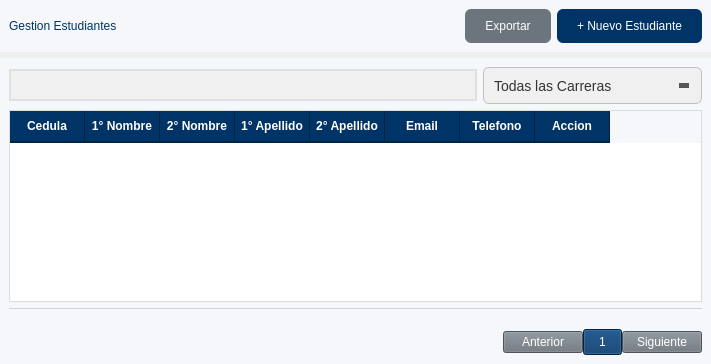
            <widget class="QWidget" name="gestion">
             <property name="styleSheet">
              <string notr="true">QFrame{
	background-color: rgb(245, 247, 250);
	border:none;
}</string>
             </property>
             <layout class="QVBoxLayout" name="verticalLayout_6" stretch="1,12">
              <property name="leftMargin">
               <number>0</number>
              </property>
              <property name="topMargin">
               <number>0</number>
              </property>
              <property name="rightMargin">
               <number>0</number>
              </property>
              <property name="bottomMargin">
               <number>0</number>
              </property>
              <item>
               <widget class="QFrame" name="frame_26">
                <property name="styleSheet">
                 <string notr="true">QPushButton{
	border-radius: 6px;
	font: 700 10pt &quot;Segoe UI&quot;;
	padding: 10px 20px;
}</string>
                </property>
                <property name="frameShape">
                 <enum>QFrame::Shape::StyledPanel</enum>
                </property>
                <property name="frameShadow">
                 <enum>QFrame::Shadow::Raised</enum>
                </property>
                <layout class="QHBoxLayout" name="horizontalLayout_4">
                 <item>
                  <widget class="QLabel" name="label_27">
                   <property name="styleSheet">
                    <string notr="true">color: rgb(0, 51, 102);
font: 800 16pt &quot;Segoe UI&quot;;</string>
                   </property>
                   <property name="text">
                    <string>Gestion Estudiantes</string>
                   </property>
                  </widget>
                 </item>
                 <item>
                  <spacer name="horizontalSpacer_8">
                   <property name="orientation">
                    <enum>Qt::Orientation::Horizontal</enum>
                   </property>
                   <property name="sizeHint" stdset="0">
                    <size>
                     <width>342</width>
                     <height>20</height>
                    </size>
                   </property>
                  </spacer>
                 </item>
                 <item>
                  <widget class="QPushButton" name="btnExportar">
                   <property name="styleSheet">
                    <string notr="true">background-color: #6c757d;
            color: white;</string>
                   </property>
                   <property name="text">
                    <string>Exportar</string>
                   </property>
                  </widget>
                 </item>
                 <item>
                  <widget class="QPushButton" name="nuevostudentButton">
                   <property name="styleSheet">
                    <string notr="true">background-color: #003366;
            color: white;</string>
                   </property>
                   <property name="text">
                    <string>+ Nuevo Estudiante</string>
                   </property>
                  </widget>
                 </item>
                </layout>
               </widget>
              </item>
              <item>
               <widget class="QFrame" name="frame_TablaStudent">
                <property name="styleSheet">
                 <string notr="true">QComboBox {
    background-color: #f0f0f0;
    border: 1px solid #c0c0c0;
    border-radius: 6px;
    padding: 5px 10px;
    padding-right: 30px; /* Espacio para la flecha */
    font-size: 14px;
    color: #333333;
    min-height: 25px;
}

/* Estado Hover (al pasar el mouse) */
QComboBox:hover {
    background-color: #ffffff;
    border: 1px solid #0078d7; /* Azul moderno */
}

/* Estado cuando el menú está abierto */
QComboBox:on {
	color:#333333;
    border-bottom-left-radius: 0px;
    border-bottom-right-radius: 0px;
    background-color: #ffffff;
}

/* 2. Área del botón de la flecha */
QComboBox::drop-down {
    subcontrol-origin: padding;
    subcontrol-position: top right;
    width: 30px;
    border-left-width: 0px; /* Sin linea divisoria */
    border-top-right-radius: 6px;
    border-bottom-right-radius: 6px;
    background-color: transparent; 
}

/* Solución alternativa si no tienes icono (dibuja una flecha simple con estilo nativo) */
QComboBox::down-arrow {
    width: 0; 
    height: 0; 
    border-left: 5px solid transparent;
    border-right: 5px solid transparent;
    border-top: 5px solid #555; /* Color de la flecha */
    margin-right: 5px;
}

/* 4. La lista desplegable (Popup) */
QComboBox QAbstractItemView {
	color:#333333;
    background-color: #ffffff;
    border: 1px solid #c0c0c0;
    selection-background-color: #0078d7; /* Color de selección azul */
    selection-color: #ffffff;
    outline: 0; /* Quita la línea punteada al seleccionar */
    border-radius: 0px 0px 6px 6px;
}</string>
                </property>
                <property name="frameShape">
                 <enum>QFrame::Shape::StyledPanel</enum>
                </property>
                <property name="frameShadow">
                 <enum>QFrame::Shadow::Raised</enum>
                </property>
                <layout class="QVBoxLayout" name="verticalLayout_18" stretch="1,20,1,1">
                 <item>
                  <layout class="QHBoxLayout" name="horizontalLayout_22">
                   <item>
                    <widget class="QLineEdit" name="searchStudent">
                     <property name="styleSheet">
                      <string notr="true">QLineEdit {
                background-color: #f0f0f0;
                border: 2px solid #e0e0e0;
                border-radius: 18px; /* Bordes muy redondos */
                padding: 5px 10px;
                padding-left: 5px; /* Espacio extra para el icono */
                font-size: 14px;
                color: #333;
                selection-background-color: #0078d7;
            }
            QLineEdit:focus {
                border: 2px solid #0078d7; /* Color de acento al escribir */
                background-color: #ffffff;
            }
            QLineEdit:hover {
                border: 2px solid #ccc;
            }
        </string>
                     </property>
                     <property name="text">
                      <string/>
                     </property>
                    </widget>
                   </item>
                   <item>
                    <widget class="QComboBox" name="comboCarreras">
                     <item>
                      <property name="text">
                       <string>Todas las Carreras</string>
                      </property>
                     </item>
                     <item>
                      <property name="text">
                       <string>Ingeniería de Sistemas</string>
                      </property>
                     </item>
                     <item>
                      <property name="text">
                       <string>Ingeniería Civil</string>
                      </property>
                     </item>
                     <item>
                      <property name="text">
                       <string>Ingeniería Industrial</string>
                      </property>
                     </item>
                     <item>
                      <property name="text">
                       <string>Arquitectura</string>
                      </property>
                     </item>
                    </widget>
                   </item>
                  </layout>
                 </item>
                 <item>
                  <widget class="QTableWidget" name="tabla_estudiantes">
                   <property name="enabled">
                    <bool>true</bool>
                   </property>
                   <property name="styleSheet">
                    <string notr="true">/* 1. Estilo General de la Tabla */
QTableWidget {
    background-color: #ffffff;
    /* Color alterno para filas (efecto cebra) */
    alternate-background-color: #f4f6f9; 
    color: #2b2b2b;
    font-size: 14px;
    
    /* Borde exterior suave */
    border: 1px solid #dcdcdc;
    
    /* Color de las líneas de la cuadrícula más sutil */
    gridline-color: #e0e0e0;
}

/* 2. Estilo de los Ítems (Celdas) 
QTableWidget::item {
 
	padding:5px;
    border-bottom: 1px solid #f0f0f0;
}*/

/* 3. Estilo de Selección 
QTableWidget::item:selected {
    outline: 0; 
}*/

QTableWidget::item:hover {
    /* Opcional: un ligero gris al pasar el mouse por una celda no seleccionada */
    background-color: #e6eaf0;
    color: #000000;
}

/* 4. Estilo de los Encabezados (Header) */
QHeaderView::section {
    background-color: #003366;
    color: white;
    font-weight: bold; /* Negrita para destacar */
    padding: 6px;      /* Más altura al encabezado */
    border: none;      /* Sin bordes individuales feos */
    
    /* Separador sutil a la derecha */
    border-right: 1px solid #002244; 
    border-bottom: 2px solid #002244;
}

/* 5. La esquina superior izquierda (donde se cruzan los headers) */
QTableCornerButton::section {
    background-color: #003366;
    border: 1px solid #003366;
}</string>
                   </property>
                   <property name="editTriggers">
                    <set>QAbstractItemView::EditTrigger::NoEditTriggers</set>
                   </property>
                   <property name="showGrid">
                    <bool>true</bool>
                   </property>
                   <property name="sortingEnabled">
                    <bool>false</bool>
                   </property>
                   <property name="wordWrap">
                    <bool>false</bool>
                   </property>
                   <property name="cornerButtonEnabled">
                    <bool>true</bool>
                   </property>
                   <property name="rowCount">
                    <number>0</number>
                   </property>
                   <property name="setAlternatingRowColors" stdset="0">
                    <bool>true</bool>
                   </property>
                   <attribute name="horizontalHeaderCascadingSectionResizes">
                    <bool>true</bool>
                   </attribute>
                   <attribute name="horizontalHeaderMinimumSectionSize">
                    <number>20</number>
                   </attribute>
                   <attribute name="horizontalHeaderDefaultSectionSize">
                    <number>75</number>
                   </attribute>
                   <attribute name="horizontalHeaderHighlightSections">
                    <bool>true</bool>
                   </attribute>
                   <attribute name="horizontalHeaderShowSortIndicator" stdset="0">
                    <bool>false</bool>
                   </attribute>
                   <attribute name="horizontalHeaderStretchLastSection">
                    <bool>false</bool>
                   </attribute>
                   <attribute name="verticalHeaderVisible">
                    <bool>false</bool>
                   </attribute>
                   <attribute name="verticalHeaderCascadingSectionResizes">
                    <bool>false</bool>
                   </attribute>
                   <attribute name="verticalHeaderDefaultSectionSize">
                    <number>24</number>
                   </attribute>
                   <column>
                    <property name="text">
                     <string>Cedula</string>
                    </property>
                   </column>
                   <column>
                    <property name="text">
                     <string>1° Nombre</string>
                    </property>
                   </column>
                   <column>
                    <property name="text">
                     <string>2° Nombre</string>
                    </property>
                   </column>
                   <column>
                    <property name="text">
                     <string>1° Apellido</string>
                    </property>
                   </column>
                   <column>
                    <property name="text">
                     <string>2° Apellido</string>
                    </property>
                   </column>
                   <column>
                    <property name="text">
                     <string>Email</string>
                    </property>
                   </column>
                   <column>
                    <property name="text">
                     <string>Telefono</string>
                    </property>
                   </column>
                   <column>
                    <property name="text">
                     <string>Accion</string>
                    </property>
                   </column>
                  </widget>
                 </item>
                 <item>
                  <widget class="QLabel" name="label_4">
                   <property name="styleSheet">
                    <string notr="true">
border-top: 1px solid rgba(48, 48, 48,48);</string>
                   </property>
                   <property name="text">
                    <string/>
                   </property>
                  </widget>
                 </item>
                 <item>
                  <layout class="QHBoxLayout" name="horizontalLayout_21" stretch="10,1">
                   <item>
                    <spacer name="horizontalSpacer_10">
                     <property name="orientation">
                      <enum>Qt::Orientation::Horizontal</enum>
                     </property>
                     <property name="sizeHint" stdset="0">
                      <size>
                       <width>40</width>
                       <height>20</height>
                      </size>
                     </property>
                    </spacer>
                   </item>
                   <item>
                    <layout class="QHBoxLayout" name="horizontalLayout_20" stretch="1,1,1">
                     <property name="spacing">
                      <number>0</number>
                     </property>
                     <property name="sizeConstraint">
                      <enum>QLayout::SizeConstraint::SetDefaultConstraint</enum>
                     </property>
                     <item>
                      <widget class="QPushButton" name="btnAnt">
                       <property name="styleSheet">
                        <string notr="true">background-color: #6c757d;
            color: white;</string>
                       </property>
                       <property name="text">
                        <string>Anterior</string>
                       </property>
                      </widget>
                     </item>
                     <item>
                      <widget class="QPushButton" name="btnInd">
                       <property name="styleSheet">
                        <string notr="true">background-color: #003366;
            color: white;
padding:5px 15px;</string>
                       </property>
                       <property name="text">
                        <string>1</string>
                       </property>
                      </widget>
                     </item>
                     <item>
                      <widget class="QPushButton" name="btnSig">
                       <property name="styleSheet">
                        <string notr="true">background-color: #6c757d;
            color: white;</string>
                       </property>
                       <property name="text">
                        <string>Siguiente</string>
                       </property>
                      </widget>
                     </item>
                    </layout>
                   </item>
                  </layout>
                 </item>
                </layout>
               </widget>
              </item>
             </layout>
            </widget>
